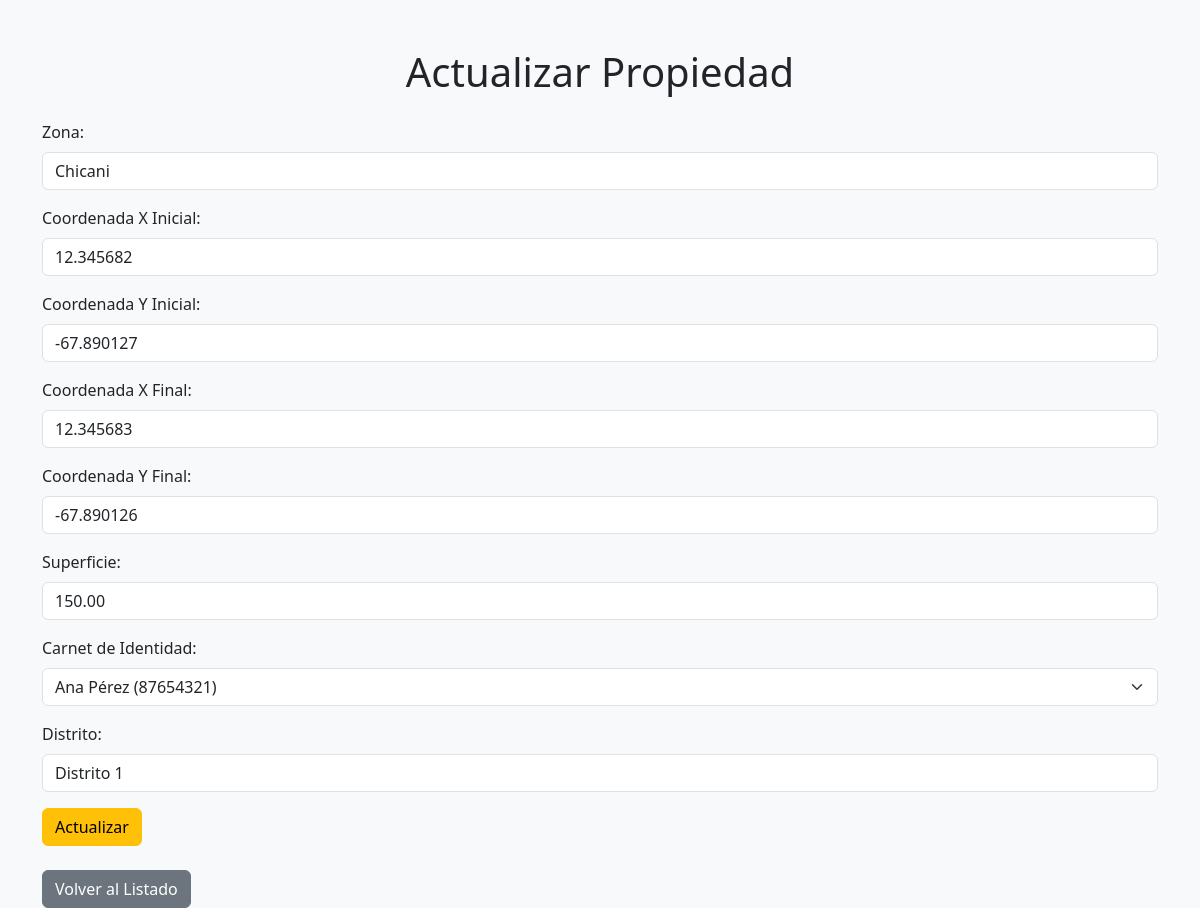
The app's page /2/cambio.php?id_catastro=3 with its own data.
### tables this page shows
CREATE TABLE Catastro (
    id_catastro INT AUTO_INCREMENT PRIMARY KEY,
    zona VARCHAR(50) NOT NULL,
    xini DECIMAL(10, 6) NOT NULL,
    yini DECIMAL(10, 6) NOT NULL,
    xfin DECIMAL(10, 6) NOT NULL,
    yfin DECIMAL(10, 6) NOT NULL,
    superficie DECIMAL(10, 2) NOT NULL,
    ci VARCHAR(20) NOT NULL,
    distrito VARCHAR(50),
    codigo_catastral VARCHAR(20) NOT NULL UNIQUE,
    FOREIGN KEY (ci) REFERENCES Persona(ci) ON DELETE CASCADE
);

### 2/cambio.php (the view, shortened to what this page needs)
<?php
include 'conexion.php';
$id_catastro = $_GET['id_catastro'] ?? null;
$propiedad = null;
if ($id_catastro) {
    $propiedad = $conn->query("SELECT * FROM Catastro WHERE id_catastro = $id_catastro")->fetch_assoc();
}
?>
<!DOCTYPE html>
<html lang="es">
<head>
    <link href="https://cdn.jsdelivr.net/npm/bootstrap@5.3.3/dist/css/bootstrap.min.css" rel="stylesheet">
</head>
<body class="bg-light">
    <div class="container mt-5">
        <h1 class="text-center">Actualizar Propiedad</h1>
        <?php if ($propiedad): ?>
            <form method="POST" class="mt-4">
                <div class="mb-3">
                    <label for="zona" class="form-label">Zona:</label>
                    <input type="text" name="zona" class="form-control" value="<?= $propiedad['zona'] ?>" required>
                </div>
                <div class="mb-3">
                    <label for="xini" class="form-label">Coordenada X Inicial:</label>
                    <input type="text" name="xini" class="form-control" value="<?= $propiedad['xini'] ?>" required>
                </div>
                <div class="mb-3">
                    <label for="yini" class="form-label">Coordenada Y Inicial:</label>
                    <input type="text" name="yini" class="form-control" value="<?= $propiedad['yini'] ?>" required>
                </div>
                <div class="mb-3">
                    <label for="xfin" class="form-label">Coordenada X Final:</label>
                    <input type="text" name="xfin" class="form-control" value="<?= $propiedad['xfin'] ?>" required>
                </div>
                <div class="mb-3">
                    <label for="yfin" class="form-label">Coordenada Y Final:</label>
                    <input type="text" name="yfin" class="form-control" value="<?= $propiedad['yfin'] ?>" required>
                </div>
                <div class="mb-3">
                    <label for="superficie" class="form-label">Superficie:</label>
                    <input type="number" name="superficie" step="0.01" class="form-control" value="<?= $propiedad['superficie'] ?>" required>
                </div>
                <div class="mb-3">
                    <label for="ci" class="form-label">Carnet de Identidad:</label>
                    <select name="ci" class="form-select" required>
                        <?php
                        $personas = $conn->query("SELECT ci, nombre, apellido FROM Persona");
                        while ($persona = $personas->fetch_assoc()) {
                            $selected = $persona['ci'] == $propiedad['ci'] ? 'selected' : '';
                            echo "<option value='" . $persona['ci'] . "' $selected>" . $persona['nombre'] . " " . $persona['apellido'] . " (" . $persona['ci'] . ")</option>";
                        }
                        ?>
                    </select>
                </div>
                <div class="mb-3">
                    <label for="distrito" class="form-label">Distrito:</label>
                    <input type="text" name="distrito" class="form-control" value="<?= $propiedad['distrito'] ?>" required>
                </div>
                <button type="submit" class="btn btn-warning">Actualizar</button>
            </form>
        <?php else: ?>
            <div class="alert alert-danger" role="alert">Propiedad no encontrada.</div>
        <?php endif; ?>
        <div class="mt-4">
            <a href="index.php" class="btn btn-secondary">Volver al Listado</a>
        </div>
    </div>
</body>
</html>

### records on screen
catastro: zona "Chicani", xini "12.345682", yini "-67.890127", xfin "12.345683", yfin "-67.890126", superficie "150.00", distrito "Distrito 1"

### other values on screen
form field ci "Ana Pérez (87654321)"
